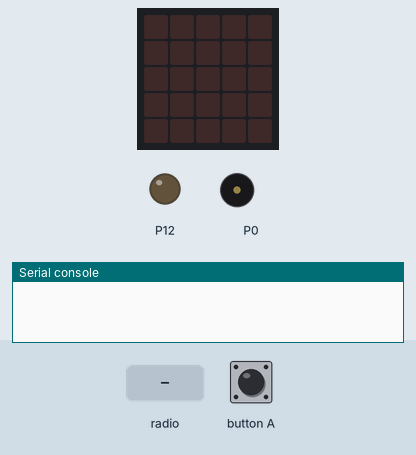
Simulated run of this program. Board: BBC micro:bit (MakeCode). Parts: the board's 5×5 LED display, output pins drawn as LEDs (lit = HIGH), buzzer (waves = sounding), the last lines printed to the serial console. The test bench sets the inputs (shaded band). Random numbers come from a fixed seed; no radio messages arrive unless stated (any console line starting 'radio sent:' is added by the test bench).

Above: at 1.2 s.
1.3 s: button A pressed for 0.15 s
At 4.1 s:
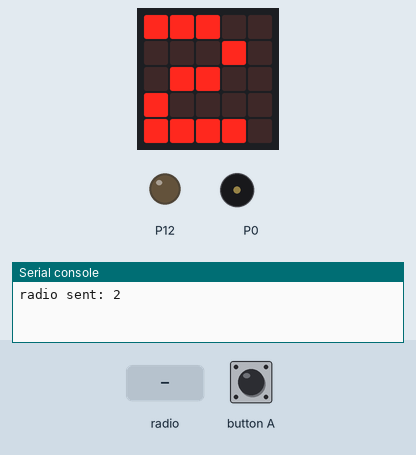
4.4 s: radio message "1" arrives
At 4.9 s:
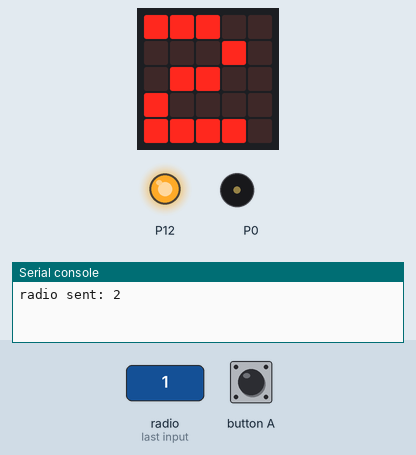
5.9 s: button A pressed for 0.15 s
At 6.4 s:
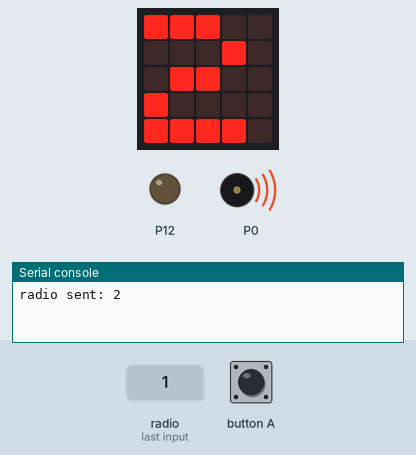
9.0 s: radio message "0" arrives
At 10.2 s:
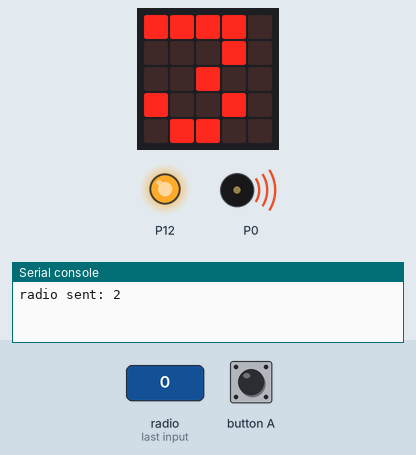
Timing chart, 0 to 13.0 s (numbered marks = the images above; inputs shaded):
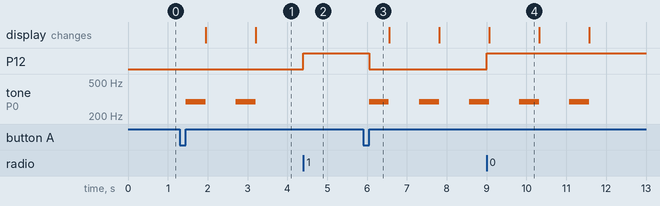

The program:

main.ts
```typescript
radio.onReceivedNumber(function (receivedNumber) {
    if (value < receivedNumber) {
        pins.digitalWritePin(DigitalPin.P12, 0)
    } else {
        pins.digitalWritePin(DigitalPin.P12, 1)
    }
})
input.onButtonPressed(Button.A, function () {
    item = 0
    value = 0
    pins.digitalWritePin(DigitalPin.P12, 0)
    item = randint(1, 6)
    for (let index = 0; index < item; index++) {
        value += 1
        music.playTone(294, music.beat(BeatFraction.Whole))
        basic.showNumber(value)
    }
    radio.sendNumber(value)
})
let value = 0
let item = 0
radio.setGroup(1)
item = 0
value = 0
```

test.ts
```typescript
// οι δοκιμές πηγαίνουν εδώ, δεν θα γίνει εκτέλεση όταν αυτό το πακέτο χρησιμοποιηθεί ως επέκταση.
```

Measured:
- after the input at 1.3 s, tone on P0: alternates 294 Hz for 0.50 s and silent for 0.76 s, starting after 0.15 s; the display: first changes after 0.66 s (image 1 shows a later state)
- after the input at 4.4 s, P12: LOW → HIGH at once
- after the input at 5.9 s, P12: HIGH → LOW after 0.15 s; tone on P0: alternates 294 Hz for 0.50 s and silent for 0.76 s, starting after 0.15 s
- after the input at 9.0 s, P12: LOW → HIGH at once
- what the display in image 4 shows lasts 1.2 s, from 9.1 s to 10.3 s
